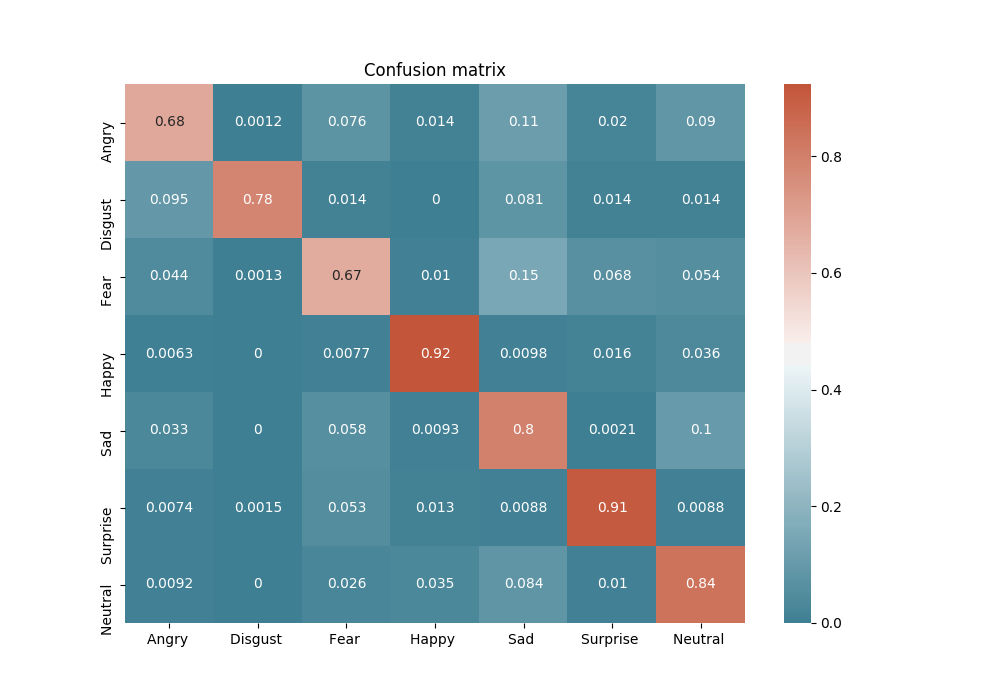

Recreate this plot in Python.
import csv
import numpy as np
from keras.models import load_model
import matplotlib.pyplot as plt
import seaborn as sn
import pandas as pd
from sklearn.metrics import confusion_matrix

input_path = "train.csv"
model = load_model('CNN.h5')
train_size = 23000
classify_num = 7

validation_x = []
validation_y = []
vdata_y = []
count = 0
with open(file = input_path, mode = 'r', encoding = "GB18030") as csvfile:
    rows = csv.reader(csvfile)
    first = True
    for row in rows:
        temp = []
        temp2 = []
        if(first == True):
            first = False
            continue
        if(count>=train_size):
            vdata_y.append(int(row[0]))
            row = row[1].split(' ')
            for i in range(len(row)):
                row[i] = float(row[i])
            validation_x.append(row)      
        count += 1
    csvfile.close()

validation_y = np.array(vdata_y, dtype = float)
validation_x = np.array(validation_x, dtype = float)
validation_x = np.reshape(validation_x, (len(validation_x), 48, 48, 1))
print(validation_y.shape)
y_pred = []
result = model.predict(validation_x)
for i in range(result.shape[0]):
    max = 0
    index = 0
    for j in range(result.shape[1]):
        if(result[i][j]>max):
            max = result[i][j]
            index = j
    y_pred.append(index)

y_pred = np.array(y_pred, dtype = float)

labels = [0, 1, 2, 3, 4, 5, 6]
cm = confusion_matrix(validation_y, y_pred, labels)

# accuracy
cm = cm.astype(float)
for i in range(cm.shape[0]):
    number = np.sum(cm[i])
    cm[i] = cm[i] / number
"""
print(cm)
fig = plt.figure()
ax = fig.add_subplot(111)
cax = ax.matshow(cm)
plt.title('Confusion matrix')
fig.colorbar(cax)
ax.set_xticklabels([''] + ['Angry ', 'Disgust ', 'Fear ', 'Happy ', 'Sad ', 'Surprise ', 'Neutral '])
for tick in ax.get_xticklabels():
    tick.set_rotation(45)
ax.set_yticklabels([''] + ['Angry ', 'Disgust ', 'Fear ', 'Happy ', 'Sad ', 'Surprise ', 'Neutral '])
plt.xlabel('Predicted')
plt.ylabel('True')
plt.show()
"""
label = ['Angry ', 'Disgust ', 'Fear ', 'Happy ', 'Sad ', 'Surprise ', 'Neutral ']
df_cm = pd.DataFrame(cm, index = [i for i in label],
                  columns = [i for i in label])
plt.figure(figsize = (10,7))
plt.title('Confusion matrix')
plt.xlabel('Predicted')
plt.ylabel('True')
sn.heatmap(df_cm, annot=True, cmap=sn.diverging_palette(220, 20, as_cmap=True))
plt.savefig('confusion_matrix.png')